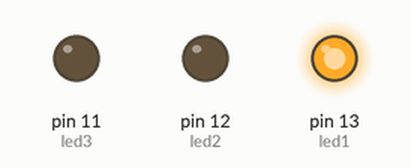
Simulated run of this sketch. Board: Arduino Uno, built with avr-gcc and run on an emulated ATmega328P. On the bench: output pins drawn as LEDs (lit = HIGH).

Above: at 1.0 s.
At 2.7 s:
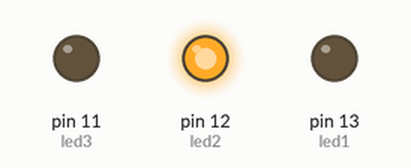
At 4.5 s:
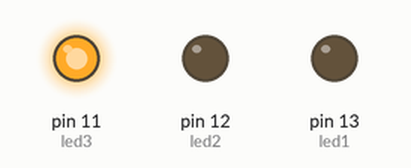
At 6.7 s:
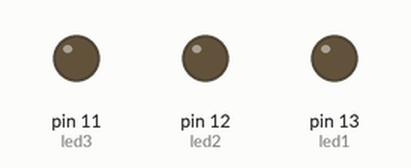
Timing chart, 0 to 9.1 s (numbered marks = the images above):
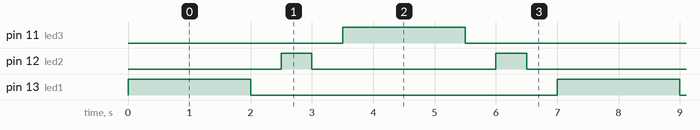

Measured:
- by itself, pin 11 (led3), pin 13 (led1): alternates HIGH for 2.0 s and LOW for 5.0 s
- by itself, pin 12 (led2): alternates HIGH for 0.50 s and LOW for 3.0 s
- by itself, everything shown: repeats every 7.0 s, in 8 steps

The sketch:

Sketch_semaforo.ino
```cpp
#define led1 13
 #define led2 12
 #define led3 11

void setup() {

 pinMode(led1, OUTPUT);
  pinMode(led2, OUTPUT);
  pinMode(led3, OUTPUT);
}

void loop() {
  /*Semaforo*/
  digitalWrite(led1, HIGH);
  delay(2000);
  digitalWrite(led1, LOW);
  delay(500);
  digitalWrite(led2, HIGH);
  delay(500);
  digitalWrite(led2, LOW);
  delay(500);
  digitalWrite(led3, HIGH);
  delay(2000);
  digitalWrite(led3, LOW);
  delay(500);
  digitalWrite(led2, HIGH);
  delay(500);
  digitalWrite(led2, LOW);
  delay(500);
}
```
